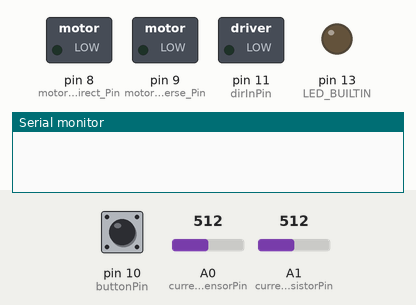
Recording of a sketch running on a simulated Arduino Uno, built with avr-gcc and run on an emulated ATmega328P. On the bench: switched loads named in the sketch (green lamp = pin HIGH), output pins drawn as LEDs (lit = HIGH), the last lines printed to the serial monitor. Dashed ring = blinking. Inputs (shaded band) come from the test bench; at power-on: pin 10 (buttonPin) LOW, A0 (currentSensorPin) = 512, A1 (currentResistorPin) = 512.

Above: at 1.2 s.
1.3 s: pin 10 (buttonPin) pulled HIGH for 0.15 s
At 1.48 s:
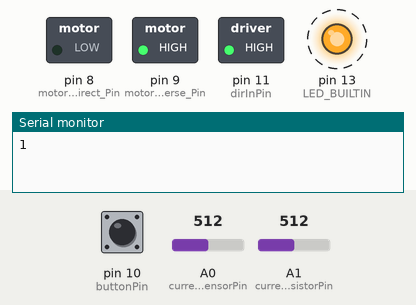
4.3 s: pin 10 (buttonPin) pulled HIGH for 1 s
At 5.1 s:
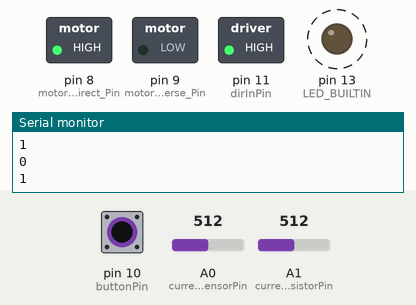
7.3 s: A0 (currentSensorPin) set to 310
8.8 s: A0 (currentSensorPin) set to 284
At 9.3 s:
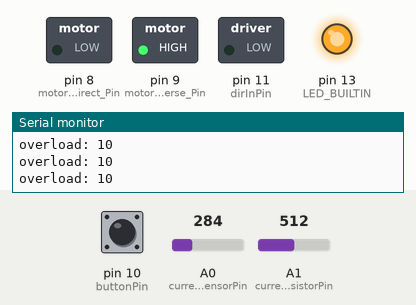
10.7 s: pin 10 (buttonPin) pulled HIGH for 3.2 s
At 11.4 s:
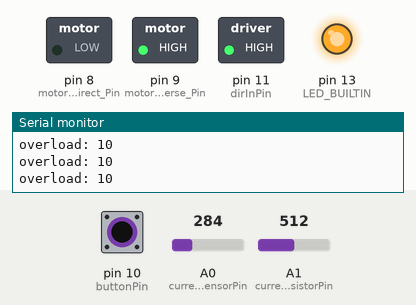
15.5 s: pin 10 (buttonPin) pulsed HIGH 2 times (0.12 s each, 0.3 s apart)
At 15.76 s:
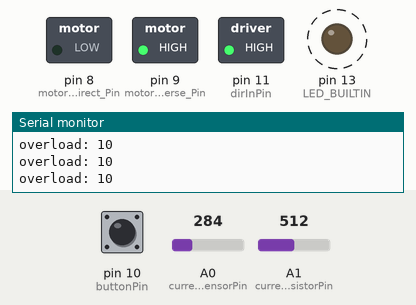
Timing chart, 0 to 18.5 s (numbered marks = the images above; inputs shaded):
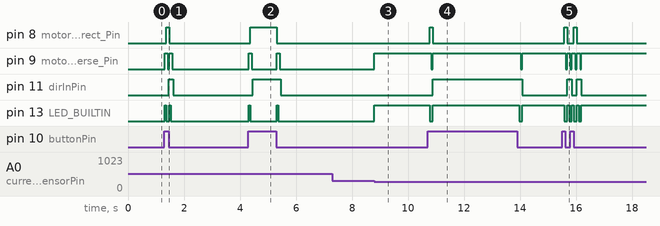

Measured:
- the behaviour switches between 294 and 293 on A0 (currentSensorPin) (found by bisection; images 2 and 3)
- after the input at 1.3 s, pin 8 (motor_Direct_Pin): LOW → HIGH after 0.06 s, → LOW 0.11 s later; pin 9 (motor_Reverse_Pin): alternates HIGH for 0.10 s and LOW for 0.06 s, 4 changes in all, then stays LOW, starting at once
- after the input at 4.3 s, pin 8 (motor_Direct_Pin): LOW → HIGH after 0.06 s, → LOW 0.95 s later; pin 9 (motor_Reverse_Pin): alternates HIGH for 0.10 s and LOW for 0.90 s, 4 changes in all, then stays LOW, starting at once
- after the input at 7.3 s, every drawn part: stays the same
- after the input at 8.8 s, pin 9 (motor_Reverse_Pin), pin 13 (LED_BUILTIN): LOW → HIGH at once
- after the input at 10.7 s, pin 8 (motor_Direct_Pin): LOW → HIGH after 0.08 s, → LOW 0.10 s later; pin 9 (motor_Reverse_Pin): alternates HIGH for 3.2 s and LOW for 0.05 s, starting after 0.13 s; pin 11 (dirInPin): LOW → HIGH after 0.18 s, → LOW 3.2 s later; pin 13 (LED_BUILTIN): alternates HIGH for 3.1 s and LOW for 0.10 s, starting after 0.08 s
- after the input at 15.5 s, pin 8 (motor_Direct_Pin): alternates HIGH for 0.10 s and LOW for 0.24 s, 4 changes in all, then stays LOW, starting after 0.08 s; pin 9 (motor_Reverse_Pin): alternates HIGH for 0.12 s and LOW for 0.05 s, 8 changes in all, then stays HIGH, starting after 0.13 s

The sketch:

hand_stop.ino
```cpp
#include <GyverFilters.h>
GFilterRA analog0;    // фильтр назовём analog0
GFilterRA analog1;

//#include <GyverButton.h>
#include <Bounce2.h>

int currentSensorPin = A0;
int motor_Reverse_Pin = 9;  //in1
int motor_Direct_Pin = 8;   //in2

int dirInPin = 11;

int buttonPin = 10;
int currentResistorPin = A1;

bool motorState = LOW;
bool lastState = LOW;

int previousPrint;
//GButton butt1(buttonPin);
Bounce debouncer = Bounce(); //инициализация библиотеки антидребезга


void setup() {
  debouncer.attach(buttonPin);
  debouncer.interval(10); // interval in ms
  Serial.begin(9600);
  // put your setup code here, to run once:
  pinMode(currentSensorPin, INPUT);
  pinMode(motor_Direct_Pin, OUTPUT);
  pinMode(motor_Reverse_Pin, OUTPUT);
  pinMode(dirInPin, OUTPUT);
  pinMode(LED_BUILTIN, OUTPUT);
  //pinMode(buttonPin, INPUT);
}

void loop() {
  debouncer.update();
  int current = 550 - analogRead(currentSensorPin);
  int resistor = analogRead(currentResistorPin) / 2;
  int printt = resistor - current;
  runMotor(debouncer.read());
  //Serial.println(resistor);
  if (current > resistor ) {
    Serial.print("overload: ");
    Serial.println(current - resistor);
    stopMotor();
  }
}

void runMotor(bool direct) {
  if (motorState == direct) return;
  stopMotor();
  delay(50);
  digitalWrite(LED_BUILTIN, LOW);
  Serial.println(direct);
  digitalWrite(motor_Direct_Pin, direct);
  delay(50);
  digitalWrite(motor_Reverse_Pin, 0);
  delay(50);
  motorState = direct;
  digitalWrite(dirInPin, direct);
}

void stopMotor() {
  digitalWrite(LED_BUILTIN, HIGH);
  digitalWrite(motor_Reverse_Pin, HIGH);
  digitalWrite(motor_Direct_Pin, LOW);
  delay(1);
}
```
